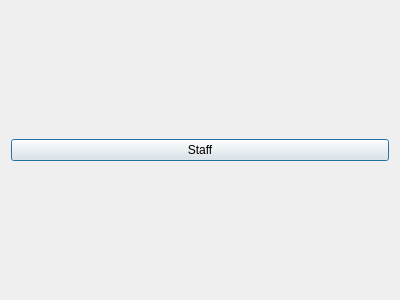
<?xml version="1.0" encoding="UTF-8"?>
<ui version="4.0">
 <class>Staff</class>
 <widget class="QDialog" name="Staff">
  <property name="geometry">
   <rect>
    <x>0</x>
    <y>0</y>
    <width>400</width>
    <height>300</height>
   </rect>
  </property>
  <property name="windowTitle">
   <string>Dialog</string>
  </property>
  <layout class="QVBoxLayout" name="verticalLayout">
   <item>
    <widget class="QPushButton" name="pushButton">
     <property name="text">
      <string>Staff</string>
     </property>
    </widget>
   </item>
  </layout>
 </widget>
 <resources/>
 <connections/>
</ui>
